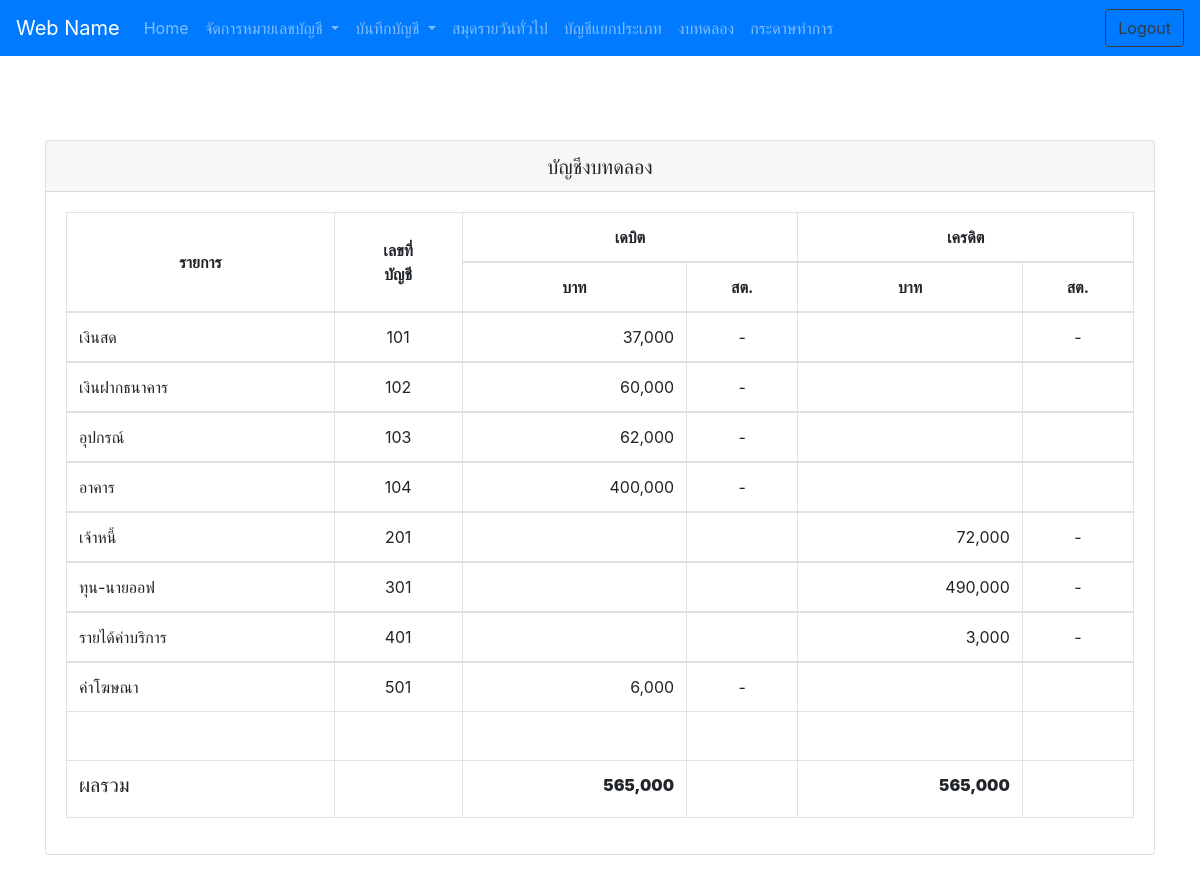
/?menu=acc-test-show, run on the app's committed database.
### tables this page shows
CREATE TABLE `tb_account_book` (
  `id` int(11) NOT NULL,
  `date` date NOT NULL,
  `detail` varchar(255) DEFAULT NULL,
  `id_acc` int(11) DEFAULT NULL,
  `cost` decimal(9,2) DEFAULT NULL,
  `status` enum('debit','credit','note') NOT NULL
);

CREATE TABLE `tb_account_number` (
  `id` int(11) NOT NULL,
  `acc_number` int(11) NOT NULL,
  `acc_title` varchar(255) NOT NULL
);

### acc-test-show.php (the view, shortened to what this page needs)
<div class="container">
    <br>
    <div class="row">
        <div class="col-md-12">
            <div class="card">
                <div class="card-header text-center ">
                    <span class="h5 align-middle">บัญชีงบทดลอง</span>
                </div>
                <div class="card-body">
                    <?php
                    $sql = "SELECT * FROM tb_account_book GROUP BY YEAR(date) ORDER BY YEAR(date) ASC";
                    $queryYear = mysqli_query($conn, $sql);
                    while($rowYear = mysqli_fetch_array($queryYear)){
                    ?>
                    <table class="table table-bordered table-hover">
                        <thead >
                            <tr class="text-center">
                                <th rowspan="2" class="align-middle">รายการ</th>
                                <th rowspan="2" class="align-middle">เลขที่<br>บัญชี</th>
                                <th colspan="2">เดบิต</th>
                                <th colspan="2">เครดิต</th>
                            </tr>
                            <tr class="text-center">
                                <th>บาท</th>
                                <th>สต.</th>
                                <th>บาท</th>
                                <th>สต.</th>
                            </tr>
                        </thead>
                        <?php
                $total_debit_all = 0;
                $total_credit_all = 0;
                $sql = "SELECT * FROM tb_account_number ORDER BY acc_number";
                $query = mysqli_query($conn, $sql);
                while($rowAccNum = mysqli_fetch_array($query)){
                    $id_acc = $rowAccNum['id'];
                    $Root_Arr = array();
                    $sql = "SELECT * FROM tb_account_book WHERE id_acc = '$id_acc' AND status = 'debit' ORDER BY date ASC, id ASC";
                    $queryBook = mysqli_query($conn, $sql);
                    $indexDebit = 0;
                    while($rowBook = mysqli_fetch_array($queryBook)){
                        $date = $rowBook['date'];
                        $countBook = mysqli_fetch_array(mysqli_query($conn,
                        "SELECT COUNT(*) as count_book
                        FROM tb_account_book
                        WHERE date = '$date' AND status = 'credit'  "));
                        $acc_title = "";
                        if($countBook['count_book'] > 1){
                            $acc_title = "สมุดรายวันทั่วไป";
                        }else{
                            $getTitleBook = mysqli_fetch_array(mysqli_query($conn,
                            "SELECT n.acc_title as acc_title
                             FROM tb_account_number n, tb_account_book b
                             WHERE n.id = b.id_acc AND b.date = '$date' AND b.status = 'credit' "));
                             $acc_title = $getTitleBook['acc_title'];
                        }
                        $debitArr = array(
                            'id' => $rowBook['id'].'' ,
                            'date' => $rowBook['date'].'' ,
                            'acc_title' => $acc_title.'' ,
                            'detail' => $rowBook['detail'].'' ,
                            'id_acc' => $rowBook['id_acc'].'' ,
                            'acc_page' => 'ร.ว.1' ,
                            'cost' => $rowBook['cost'].'' ,
                            'status' => $rowBook['status'].''
                        );
                        $Root_Arr[$indexDebit]['debit'] = $debitArr;
                        $indexDebit++;
                    }
                    $sql = "SELECT * FROM tb_account_book WHERE id_acc = '$id_acc' AND status = 'credit'  ORDER BY date, id ASC ";
                    $queryBook = mysqli_query($conn, $sql);
                    $indexCredit = 0;
                    while($rowBook = mysqli_fetch_array($queryBook)){
                        $date = $rowBook['date'];
                        $countBook = mysqli_fetch_array(mysqli_query($conn,
                        "SELECT COUNT(*) as count_book
                        FROM tb_account_book
                        WHERE date = '$date' AND status = 'debit' "));
                        $acc_title = "";
                        if($countBook['count_book'] > 1){
                            $acc_title = "สมุดรายวันทั่วไป";
                        }else{
                            $getTitleBook = mysqli_fetch_array(mysqli_query($conn,
                            "SELECT n.acc_title as acc_title
                             FROM tb_account_number n, tb_account_book b
                             WHERE n.id = b.id_acc AND b.date = '$date' AND b.status = 'debit' "));
                             $acc_title = $getTitleBook['acc_title'];
                        }
                        $creditArr = array(
                            'id' => $rowBook['id'].'' ,
                            'date' => $rowBook['date'].'' ,
                            'acc_title' => $acc_title.'' ,
                            'detail' => $rowBook['detail'].'' ,
                            'id_acc' => $rowBook['id_acc'].'' ,
                            'acc_page' => 'ร.ว.1' ,
                            'cost' => $rowBook['cost'].'' ,
                            'status' => $rowBook['status'].''
                        );
                        $Root_Arr[$indexCredit]['credit'] = $creditArr;
                        $indexCredit++;
                    }
                ?>
                        <?php
                        $total_debit = 0;
                        $total_credit = 0;
                        for($i = 0; $i < count($Root_Arr); $i++ ){
                        ?>
                        <?php
                                if($Root_Arr[$i]['debit']['cost'] != ''){
                                    $total_debit = $total_debit + (int)$Root_Arr[$i]['debit']['cost'];
                                }
                                ?>
                        <?php
                                if($Root_Arr[$i]['credit']['cost'] != null){
                                    $total_credit = $total_credit + $Root_Arr[$i]['credit']['cost'];
                                }
                                ?>
                        <?php
                        }
                        ?>
                        <tbody>
                            <tr class="text-center">
                                <td class="text-left">
                                        <?=$rowAccNum['acc_title']?>
                                </td>
                                <td>
                                        <?=$rowAccNum['acc_number']?>
                                </td>
                                <td class="text-right">
                                    <?php
                                    if($total_debit >= $total_credit ){
                                        $total_debit_all = $total_debit_all + ($total_debit - $total_credit);
                                        ?>
                                        <?=number_format($total_debit - $total_credit)?>
                                        <?php
                                    }
                                    ?>
                                </td>
                                <td>
                                <?php
                                    if($total_debit > 0){
                                        $splits = explode(".", "".number_format($total_debit, 2));
                                        if($splits[1] == "00"){
                                            echo "-";
                                        }else{
                                            echo $splits[1];
                                        }
                                    }
                                    ?>
                                </td>
                                <td class="text-right">
                                    <?php
                                    if($total_credit > $total_debit ){
                                        $total_credit_all = $total_credit_all + ($total_credit - $total_debit);
                                        ?>
                                        <?=number_format($total_credit - $total_debit)?>
                                        <?php
                                    }
                                    ?>
                                </td>
                                <td>
                                    <?php
                                    if($total_credit > 0){
                                        $splits = explode(".", "".number_format($total_credit, 2));
                                        if($splits[1] == "00"){
                                            echo "-";
                                        }else{
                                            echo $splits[1];
                                        }
                                    }
                                    ?>
                                </td>
                            </tr>
                        </tbody>
                        <?php
                }
                ?>
                        <tfoot>
                            <tr>
                                <th> &nbsp; </th>
                                <th></th>
                                <th></th>
                                <th></th>
                                <th></th>
                                <th></th>
                            </tr>
                            <tr>
                                <th> <h5>ผลรวม</h5> </th>
                                <th></th>
                                <th class="text-right">
                                    <b><?=number_format($total_debit_all)?></b>
                                </th>
                                <th></th>
                                <th class="text-right">
                                    <b><?=number_format($total_credit_all)?></b>
                                </th>
                                <th></th>
                            </tr>
                        </tfoot>
                    </table>
                    <?php
        }
        ?>
                </div>
            </div>
        </div>
    </div>
</div>

### assets/css/sticky-footer-navbar.css (style rules this page uses)
html { position: relative; min-height: 100%; }
body { margin-bottom: 60px; }
body > .container { padding: 60px 15px 0; }

### data on the page
tb_account_book: total_debit_all "565,000", total_credit_all "565,000"
tb_account_number: acc_title "เงินสด", acc_number "101", total_credit "37,000"
tb_account_number: acc_title "เงินฝากธนาคาร", acc_number "102", total_credit "60,000"
tb_account_number: acc_title "อุปกรณ์", acc_number "103", total_credit "62,000"
tb_account_number: acc_title "อาคาร", acc_number "104", total_credit "400,000"
tb_account_number: acc_title "เจ้าหนี้", acc_number "201", total_debit "72,000"
tb_account_number: acc_title "ทุน-นายออฟ", acc_number "301", total_debit "490,000"
tb_account_number: acc_title "รายได้ค่าบริการ", acc_number "401", total_debit "3,000"
tb_account_number: acc_title "ค่าโฆษณา", acc_number "501", total_credit "6,000"
